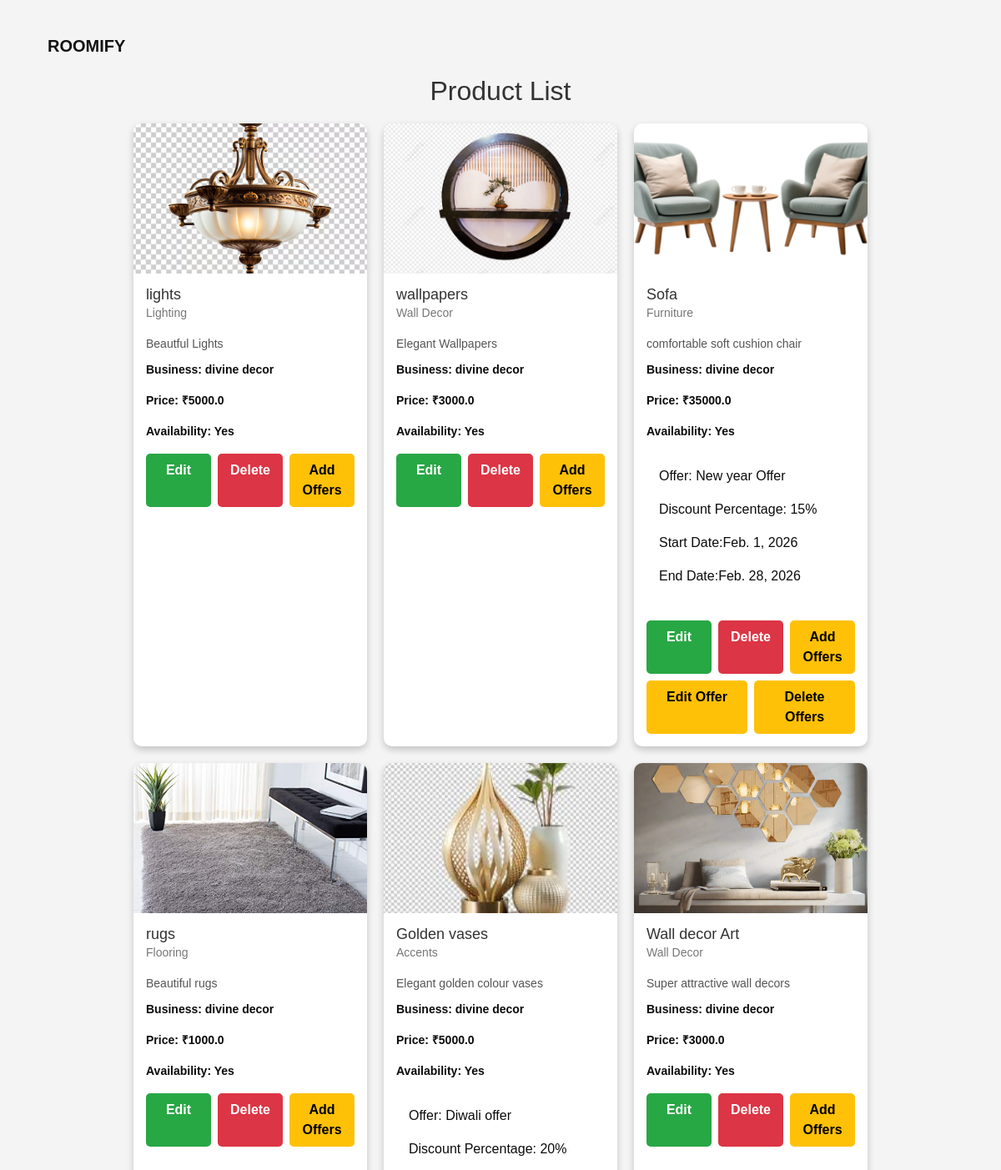
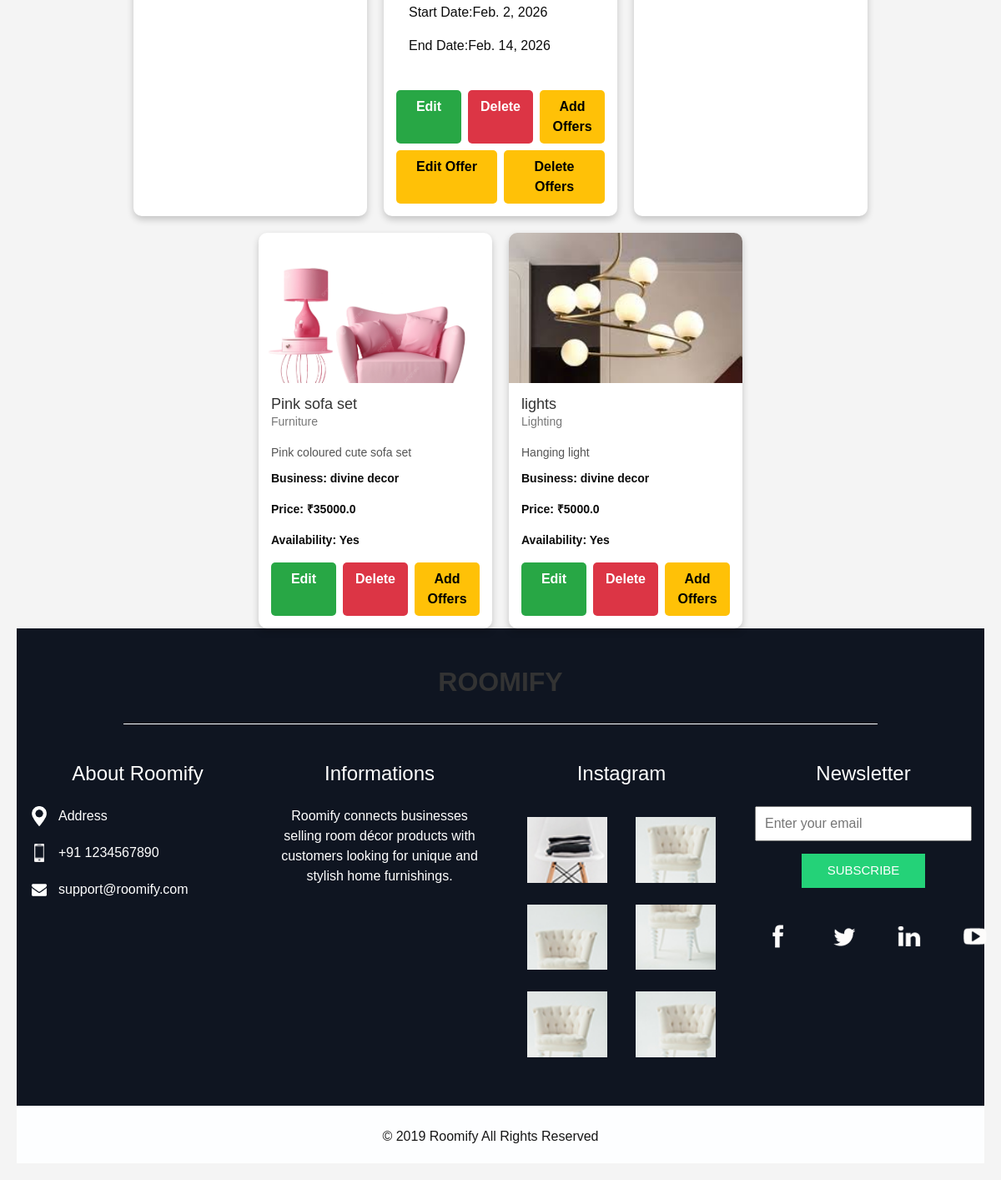
Screenshot of /prodview_bus/ (signed in) with the database file from the repository (2 pictures, top to bottom).
### myapp/models.py (models this page shows)
class Products(models.Model):
    Busreg=models.ForeignKey(Busreg,on_delete=models.CASCADE,default=1)
    Prod_Name=models.CharField(max_length=255)
    Prod_cat=models.CharField(max_length=255)
    Prod_des=models.CharField(max_length=255)
    Prod_price=models.FloatField(max_length=10)
    Availability=models.CharField(max_length=255)
    Prod_image=models.FileField(upload_to='media/img',null=True)

class Busreg(models.Model):
    Login_id=models.ForeignKey(Login,on_delete=models.CASCADE,default=1)
    Business_Name=models.CharField(max_length=255)
    Owner_Name=models.CharField(max_length=255)
    Logo=models.FileField(upload_to='media/img',null=True)
    Bus_Email=models.CharField(max_length=255)
    Password=models.CharField(max_length=255)
    contact=models.CharField(max_length=15)
    Address=models.CharField(max_length=255)
    post=models.CharField(max_length=255)
    pin=models.CharField(max_length=6)
    district=models.CharField(max_length=255)
    Business_type=models.CharField(max_length=255)
    Registration_stat=models.CharField(max_length=255)
    Reg_doc=models.FileField(upload_to='uploads/')

class Offers(models.Model):
    Products = models.ForeignKey(Products, on_delete=models.CASCADE, null=True, blank=True)  # Allow NULL values
    Offer_desc = models.CharField(max_length=255, null=True, blank=True)
    Discount = models.CharField(max_length=255, null=True, blank=True)
    Start_date = models.DateField(null=True)
    End_date = models.DateField(null=True)

### myapp/views.py (the view)
# urls.py: path('prodview_bus/',views.prodview_bus,name='prodview_bus'),
def prodview_bus(request):
    today = date.today()
    sel_bus = Products.objects.filter(Busreg__Login_id=request.session['lid'])
    active_offers = Offers.objects.filter(
        Start_date__lte=today,
        End_date__gte=today
    )
    return render(request, 'business/product.html', {'data': sel_bus, 'offers': active_offers})

### templates/business/product.html (shortened to what this page needs)
{% extends 'business/header-footer_bus.html' %}
{% load static %}
    {% block body %}
<head>
    <link rel="stylesheet" href="{% static 'productcss.css' %}">
</head>
<body>
<h2>Product List</h2>
<div class="product-container">
    {% for i in data %}
    <div class="product-card">
        <img src="{{ i.Prod_image.url }}" alt="Product Image">
        <div class="card-content">
            <h3>{{ i.Prod_Name }}</h3>
            <p class="category">{{ i.Prod_cat }}</p>
            <p class="description">{{ i.Prod_des }}</p>
            <p class="business">Business: {{ i.Busreg.Business_Name }}</p>
            <p class="price">Price: ₹{{ i.Prod_price }}</p>
            <p class="availability">Availability: {{ i.Availability }}</p>
            {% for offer in offers %}
               {% if offer.Products.id == i.id %}
               <div class="card-content">
               <p class="offer">Offer: {{ offer.Offer_desc }}</p>
               <p class="offer"> Discount Percentage: {{ offer.Discount }}</p>
               <p class="offer"> Start Date:{{ offer.Start_date }}</p>
               <p class="offer"> End Date:{{ offer.End_date }}</p>
               </div>
               {% endif %}
            {% endfor %}
            <div class="buttons">
                <a href="/editprod/{{ i.id }}" class="edit-btn">Edit</a>
                <a href="/deleteproduct/{{ i.id }}" class="delete-btn">Delete</a>
                <a href="/addoffers/{{ i.id }}" class="add-btn">Add Offers</a>
                {% for offer in offers %}
                {% if offer.Products.id == i.id %}
                <a href="{% url 'editoffers' offer.id %}" class="add-btn">Edit Offer</a>
                <a href="{% url 'deloffers' offer.id %}" class="add-btn">Delete Offers</a>
               {% endif %}
               {% endfor %}
            </div>
        </div>
    </div>
    {% endfor %}
</div>
{% endblock %}

### myapp/static/digitf-html/css/style.css (style rules this page uses)
body { font-family: 'Open Sans', sans-serif; color: #0c0c0c; background-color: #ffffff; }
a, a:hover, a:focus { text-decoration: none; }

### myapp/static/productcss.css (style rules this page uses)
body { font-family: Arial, sans-serif; background-color: #f4f4f4; text-align: center; padding: 20px; }
h2 { color: #333; margin-bottom: 20px; }
.product-container { display: flex; flex-wrap: wrap; justify-content: center; gap: 20px; }
.product-card { background: white; width: 280px; border-radius: 10px; overflow: hidden; box-shadow: 0px 4px 8px rgba(0, 0, 0, 0.2); text-align: left; transition: 0.3s ease-in-out; }
.product-card img { width: 100%; height: 180px; object-fit: cover; }
.card-content { padding: 15px; }
.card-content h3 { margin: 0; font-size: 18px; color: #333; }
.category { font-size: 14px; color: #777; }
.description { font-size: 14px; color: #555; margin: 10px 0; }
.business, .price, .availability { font-size: 14px; font-weight: bold; }
.buttons { display: flex; flex-wrap: wrap; gap: 8px; margin-top: 10px; }
a { text-decoration: none; font-weight: bold; padding: 8px 12px; border-radius: 5px; text-align: center; flex: 1; }
.edit-btn { background: #28a745; color: white; }
.delete-btn { background: #dc3545; color: white; }
.add-btn { background: #ffc107; color: black; }

### rows the page displays
Products: Prod_image (picture), Prod_Name "lights", Prod_cat "Lighting", Prod_des "Beautful Lights", Busreg.Business_Name "divine decor", Prod_price "5000.0", Availability "Yes"
Products: Prod_image (picture), Prod_Name "wallpapers", Prod_cat "Wall Decor", Prod_des "Elegant Wallpapers", Busreg.Business_Name "divine decor", Prod_price "3000.0", Availability "Yes"
Products: Prod_image (picture), Prod_Name "Sofa", Prod_cat "Furniture", Prod_des "comfortable soft cushion chair", Busreg.Business_Name "divine decor", Prod_price "35000.0", Availability "Yes"
Offers: Offer_desc "New year Offer", Discount "15%", Start_date "Feb. 1, 2026", End_date "Feb. 28, 2026", shows "Edit Offer"
Products: Prod_image (picture), Prod_Name "rugs", Prod_cat "Flooring", Prod_des "Beautiful rugs", Busreg.Business_Name "divine decor", Prod_price "1000.0", Availability "Yes"
Products: Prod_image (picture), Prod_Name "Golden vases", Prod_cat "Accents", Prod_des "Elegant golden colour vases", Busreg.Business_Name "divine decor", Prod_price "5000.0", Availability "Yes"
Offers: Offer_desc "Diwali offer", Discount "20%", Start_date "Feb. 2, 2026", End_date "Feb. 14, 2026", shows "Edit Offer"
Products: Prod_image (picture), Prod_Name "Wall decor Art", Prod_cat "Wall Decor", Prod_des "Super attractive wall decors", Busreg.Business_Name "divine decor", Prod_price "3000.0", Availability "Yes"
Products: Prod_image (picture), Prod_Name "Pink sofa set", Prod_cat "Furniture", Prod_des "Pink coloured cute sofa set", Busreg.Business_Name "divine decor", Prod_price "35000.0", Availability "Yes"
Products: Prod_image (picture), Prod_Name "lights", Prod_cat "Lighting", Prod_des "Hanging light", Busreg.Business_Name "divine decor", Prod_price "5000.0", Availability "Yes"
